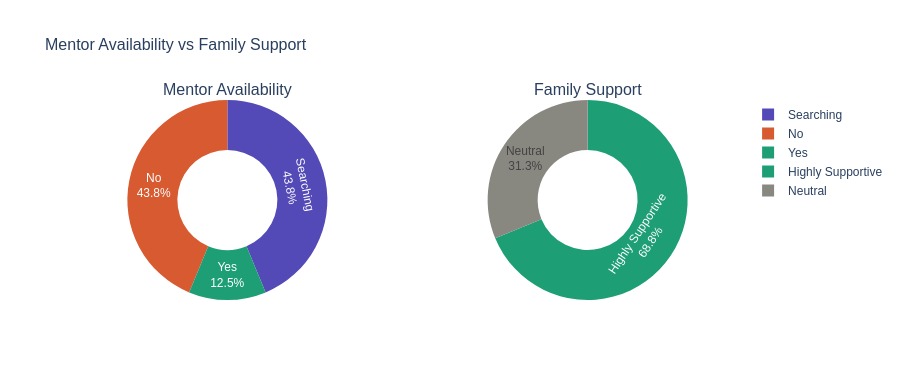

Notebook code for this chart:
### Markdown cell above
### 5.2 Mentor Availability & Family Support

### Code cell
fig2 = make_subplots(
    rows=1, cols=2,
    specs=[[{'type':'domain'}, {'type':'domain'}]],
    subplot_titles=['Mentor Availability', 'Family Support']
)

mentor_counts = df_clean['Mentor_Availability'].value_counts()
support_counts = df_clean['Family_Support'].value_counts()

fig2.add_trace(go.Pie(
    labels=mentor_counts.index,
    values=mentor_counts.values,
    hole=0.5,
    marker_colors=['#534AB7','#D85A30','#1D9E75'],
    textinfo='label+percent'
), row=1, col=1)

fig2.add_trace(go.Pie(
    labels=support_counts.index,
    values=support_counts.values,
    hole=0.5,
    marker_colors=['#1D9E75','#888780'],
    textinfo='label+percent'
), row=1, col=2)

fig2.update_layout(
    title_text='Mentor Availability vs Family Support',
    title_font_size=16,
    font=dict(family='Arial', size=12),
    height=380
)
fig2.show()

### Figure 1 — Plotly figure (JSON) as saved in the notebook; plotly's stock layout.template omitted (floating-point values rounded to 4 significant figures)
{"data": [{"domain": {"x": [0, 0.45], "y": [0, 1]}, "hole": 0.5, "labels": ["Searching", "No", "Yes"], "marker": {"colors": ["#534AB7", "#D85A30", "#1D9E75"]}, "textinfo": "label+percent", "type": "pie", "values": [7, 7, 2]}, {"domain": {"x": [0.55, 1], "y": [0, 1]}, "hole": 0.5, "labels": ["Highly Supportive", "Neutral"], "marker": {"colors": ["#1D9E75", "#888780"]}, "textinfo": "label+percent", "type": "pie", "values": [11, 5]}], "layout": {"annotations": [{"font": {"size": 16}, "showarrow": false, "text": "Mentor Availability", "x": 0.225, "xanchor": "center", "xref": "paper", "y": 1, "yanchor": "bottom", "yref": "paper"}, {"font": {"size": 16}, "showarrow": false, "text": "Family Support", "x": 0.775, "xanchor": "center", "xref": "paper", "y": 1, "yanchor": "bottom", "yref": "paper"}], "font": {"family": "Arial", "size": 12}, "height": 380, "title": {"font": {"size": 16}, "text": "Mentor Availability vs Family Support"}}}
